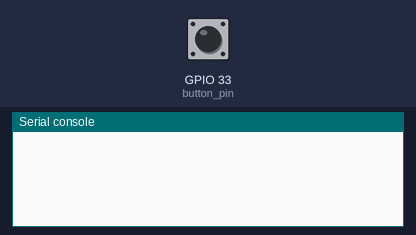
Bench run of a program on a simulated ESP32 board running MicroPython. Parts: the last lines printed to the serial console. The test bench sets the inputs (shaded band); at power-on: GPIO 33 (button_pin) HIGH.

Above: at 1.2 s.
1.3 s: GPIO 33 (button_pin) pulled LOW for 0.15 s
At 1.9 s:
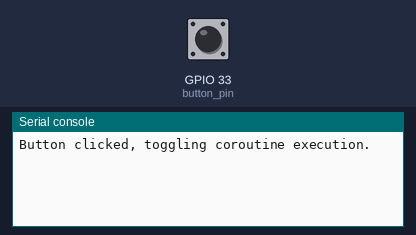
At 2.8 s:
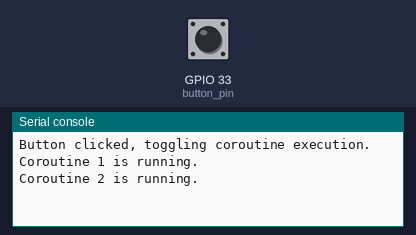

Measured:
- after the input at 1.3 s, the serial console: prints a new line at once (image 1)

The program:

enable_disable_components.py
```python
import uasyncio as asyncio
from machine import Pin

# Create a button object (change the GPIO pin as needed)
button_pin = Pin(33, Pin.IN, Pin.PULL_UP)

# Create an event to control coroutine execution
execute_event = asyncio.Event()

# Define a function to enable coroutines
def enable_coroutines():
    execute_event.set()  # Set the event to enable coroutine execution

# Define a function to cancel coroutines
def cancel_coroutines():
    execute_event.clear()  # Clear the event to cancel coroutine execution

# Define an async task that listens for button clicks
async def button_listener():
    while True:
        if not button_pin.value():  # Button is pressed
            print("Button clicked, toggling coroutine execution.")
            if execute_event.is_set():
                cancel_coroutines()
            else:
                enable_coroutines()
            await asyncio.sleep_ms(500)  # Debounce
        await asyncio.sleep_ms(100)  # Check button state every 100ms

# Define your other async coroutines
async def coroutine1():
    while True:
        if execute_event.is_set():  # Check if execution is enabled
            # Your coroutine logic here
            print("Coroutine 1 is running.")
        await asyncio.sleep(1)

async def coroutine2():
    while True:
        if execute_event.is_set():  # Check if execution is enabled
            # Your coroutine logic here
            print("Coroutine 2 is running.")
        await asyncio.sleep(2)

# Create an asyncio event loop
loop = asyncio.get_event_loop()

# Start the button listener task
loop.create_task(button_listener())

# Start your other coroutines as tasks
loop.create_task(coroutine1())
loop.create_task(coroutine2())

try:
    # Run the event loop indefinitely
    loop.run_forever()
except KeyboardInterrupt:
    print("Keyboard interrupt, exiting.")
finally:
    loop.close()
```
